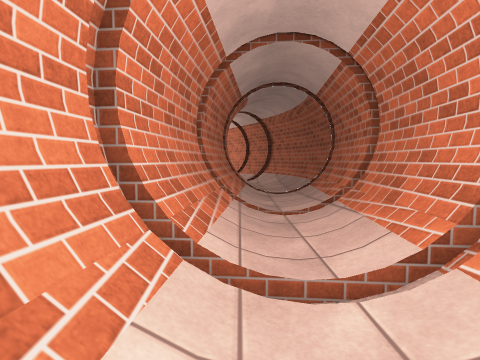
[1] (above)

12 first-person views from a walk through a Unity game level. The camera is 1.2 m above the floor, tilts 4° down and sees 80° across. The floor is counted in squares, 1 m on a side. Each view is taken from the middle of a square. On the plan, view 1 faces up. The plan holds only what a view shows up to about 13 squares ahead; the rest is blank. Surface patterns are stand-ins for the level's own textures.

[2]
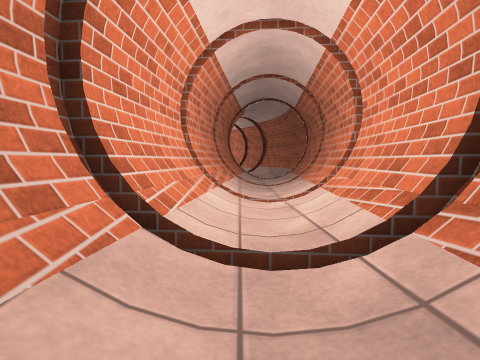

[3]
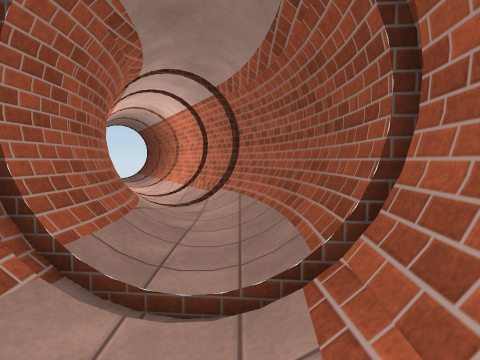

[4]
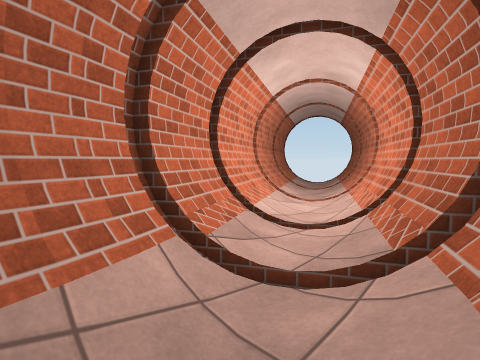

[5]
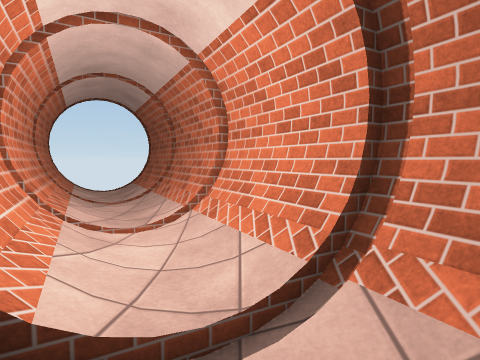

[6]
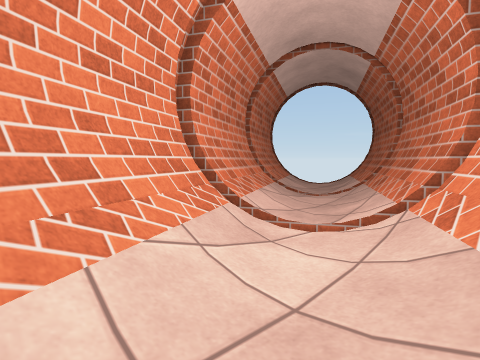

[7]
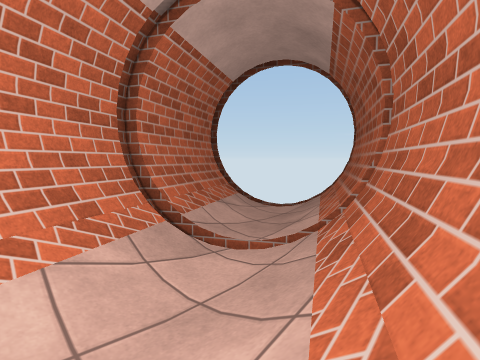

[8]
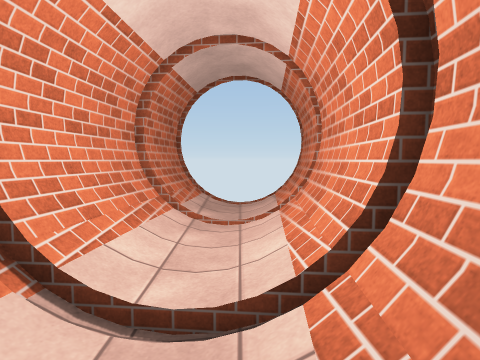

[9]
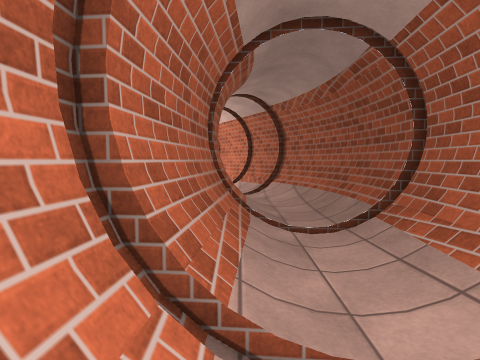

[10]
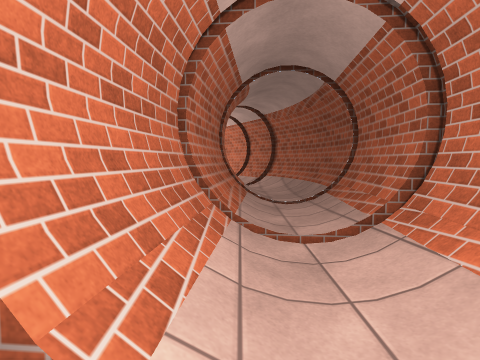

[11]
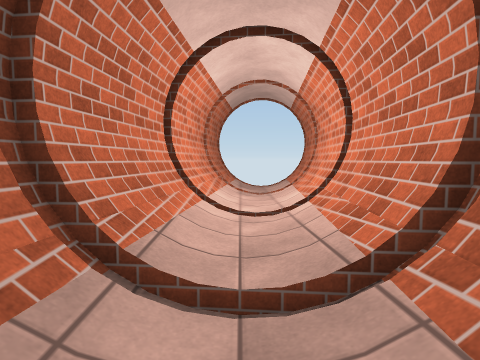

[12]
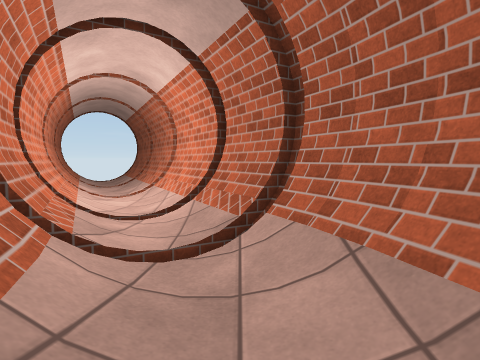

### Floor plan
Key: @ floor where view 1 was taken; # wall or solid block; x gap in a wall; . floor; / step, stairs or slope; = window, fence, low wall or low ledge; O other object.
Columns run from 9 left of view 1 to 3 right of it. Each row starts with its distance up from view 1.
 31     #
 30    /#
 29 x///##
 28 ##/./##
 27  #O..O#
 26  ##///##
 25   ##..O#
 24    #/./##
 23    ##///#
 22     #///##
 21     ##/./#
 20      #/./##
 19      ##///#
 18       #O./##
 17       ##///#
 16        #//.##
 15        ##/./#
 14         #=./#
 13         #=./#
 12         ##..#
 11         ##//#
 10         #=./#
  9         #/./#
  8         #/./#
  7         #///#
  6         #/./#
  5         #/./#
  4         #/./#
  3         #//=#
  2         #..=#
  1        ##..##
  0        #=@.#
 -1        #///#
 -2        #/./#
 -3        #/./#
 -4        #///#
 -5            #

Positions as (right, up) in squares from view 1, and headings:
1: (0, 0), facing up
2: (0, -4), facing up
3: (2, 8), facing up
4: (2, 14), facing up-left
5: (-1, 17), facing up
6: (-1, 19), facing up-left
7: (-2, 23), facing up-left
8: (0, 5), facing down
9: (0, 5), facing up
10: (0, 2), facing up
11: (1, 9), facing down
12: (1, 13), facing up
